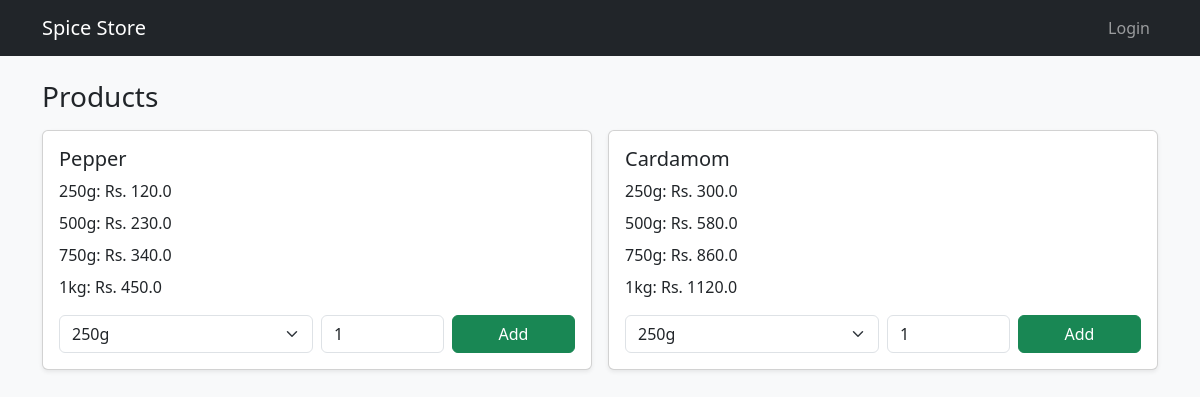
The page / on the database its author committed.
### models.py (models this page shows)
class Product(db.Model):
    id = db.Column(db.Integer, primary_key=True)
    name = db.Column(db.String(120), nullable=False)
    price_250g = db.Column(db.Float, nullable=False)
    price_500g = db.Column(db.Float, nullable=False)
    price_750g = db.Column(db.Float, nullable=False)
    price_1kg = db.Column(db.Float, nullable=False)

### routes/user.py (the view)
@user_bp.route("/")
def index():
    products = Product.query.all()
    return render_template("index.html", products=products)

### templates/index.html (shortened to what this page needs)
{% extends "base.html" %}
{% block content %}
<h3 class="mb-3">Products</h3>
<div class="row g-3">
  {% for product in products %}
  <div class="col-md-6">
    <div class="card h-100 shadow-sm">
      <div class="card-body">
        <h5>{{ product.name }}</h5>
        <p class="mb-2">250g: Rs. {{ product.price_250g }}</p>
        <p class="mb-2">500g: Rs. {{ product.price_500g }}</p>
        <p class="mb-2">750g: Rs. {{ product.price_750g }}</p>
        <p class="mb-3">1kg: Rs. {{ product.price_1kg }}</p>
        <form method="post" action="{{ url_for('user.add_to_cart') }}" class="row g-2">
          <div class="col-6">
            <select name="weight" class="form-select">
              <option value="250g">250g</option>
            </select>
          </div>
          <div class="col-3">
            <input type="number" name="quantity" value="1" min="1" class="form-control">
          </div>
          <div class="col-3">
            <button class="btn btn-success w-100">Add</button>
          </div>
        </form>
      </div>
    </div>
  </div>
  {% endfor %}
</div>
{% endblock %}

### rows shown on the page
Product: name "Pepper", price_250g "120.0", price_500g "230.0", price_750g "340.0", price_1kg "450.0"
Product: name "Cardamom", price_250g "300.0", price_500g "580.0", price_750g "860.0", price_1kg "1120.0"
